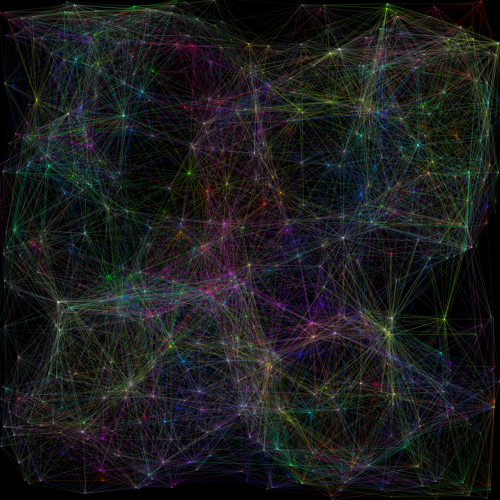
Frame 1 (no input)
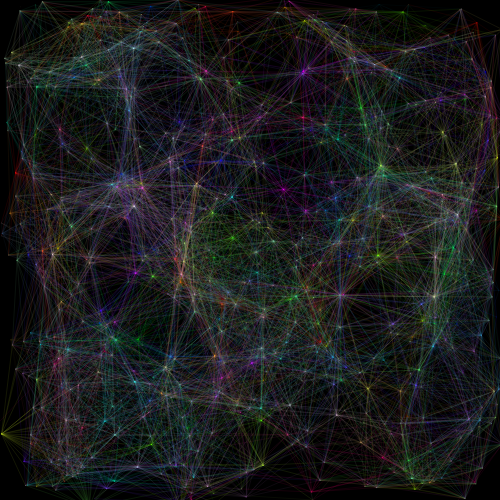
Frame 60 (no input)
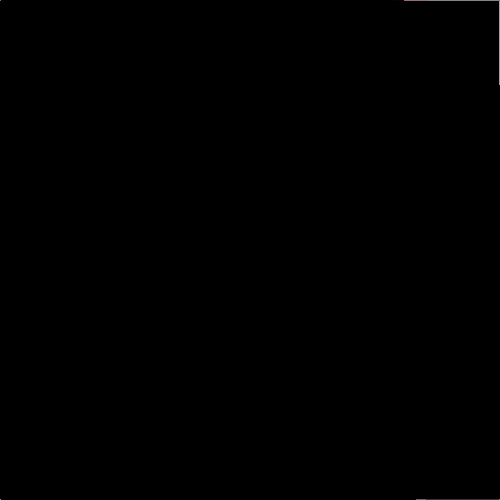
Frame 120 (the mouse pressed at the canvas centre since frame 60)

The p5.js sketch that drew these frames (run headless with seeded random() and noise() and a simulated clock; from frame 60 on, the mouse is pressed at the canvas centre):

// p5.js sketch
// ── sketch.js
let searchRadius = 100;
let instances = 500;
let x = [];
let y = [];
let xs = [];
let ys = [];
let col = [];
let mouseP = false;

function setup() {
  createCanvas(500, 500);
  strokeWeight(0.1);

  for (let i = 0; i < instances; ++i) {
    x[i] = random(width);
    y[i] = random(height);
    xs[i] = random(-10, 10);
    ys[i] = random(-10, 10);
    col[i] = color(random(255), random(255), random(255));
  }
}

function draw() {
  // fill(0, 30);
  // noStroke();
  // rect(0, 0, width, height);
  background(0);
  for (let i = 0; i < instances; ++i) {
    stroke(col[i]);

    x[i] += xs[i];
    y[i] += ys[i];

    if (mouseP == true) {
      let dx = x[i] - mouseX;
      let dy = y[i] - mouseY;
      dx *= 0.1;
      dy *= 0.1;
      x[i] += dx;
      y[i] += dy;
      if (x[i] < 0) {
        x[i] = width;
      }
      if (x[i] > width) {
        x[i] = 0;
      }
      if (y[i] < 0) {
        y[i] = height;
      }
      if (y[i] > height) {
        y[i] = 0;
      }
    }

    if (x[i] < 0 || x[i] > width) {
      xs[i] *= -1;
    }
    if (y[i] < 0 || y[i] > height) {
      ys[i] *= -1;
    }

    point(x[i], y[i]);

    for (let j = i; j < instances; ++j) {
      let distance = dist(x[i], y[i], x[j], y[j]);
      if (distance < searchRadius) {
        line(x[i], y[i], x[j], y[j]);
      }
    }
  }
}

function mousePressed() {
  mouseP = true;
}

function mouseReleased() {
  mouseP = false;
}
